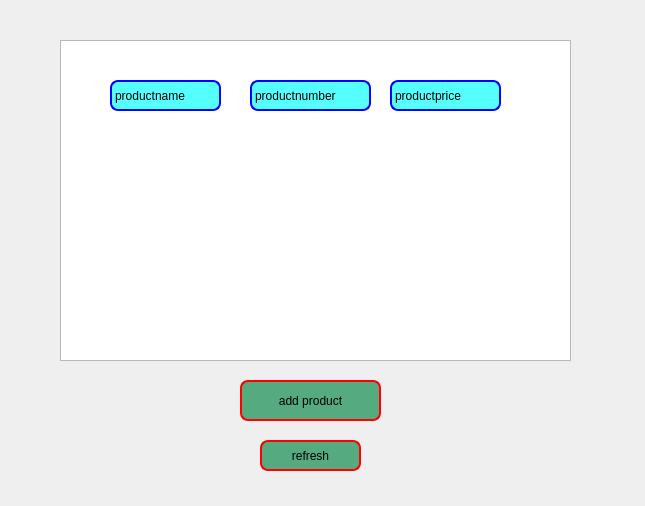
<?xml version="1.0" encoding="UTF-8"?>
<ui version="4.0">
 <class>Form</class>
 <widget class="QWidget" name="Form">
  <property name="geometry">
   <rect>
    <x>0</x>
    <y>0</y>
    <width>645</width>
    <height>506</height>
   </rect>
  </property>
  <property name="windowTitle">
   <string>Form</string>
  </property>
  <widget class="QTableWidget" name="tableWidget">
   <property name="geometry">
    <rect>
     <x>60</x>
     <y>40</y>
     <width>511</width>
     <height>321</height>
    </rect>
   </property>
  </widget>
  <widget class="QPushButton" name="pushButton">
   <property name="geometry">
    <rect>
     <x>260</x>
     <y>440</y>
     <width>101</width>
     <height>31</height>
    </rect>
   </property>
   <property name="styleSheet">
    <string notr="true">background-color: rgb(85, 170, 127);
border: 2px solid red;
border-radius: 8%;
font: 18pt &quot;MS Shell Dlg 2&quot;;</string>
   </property>
   <property name="text">
    <string>refresh</string>
   </property>
  </widget>
  <widget class="QPushButton" name="pushButton_2">
   <property name="geometry">
    <rect>
     <x>240</x>
     <y>380</y>
     <width>141</width>
     <height>41</height>
    </rect>
   </property>
   <property name="styleSheet">
    <string notr="true">background-color: rgb(85, 170, 127);
border: 2px solid red;
border-radius: 8%;
font: 18pt &quot;MS Shell Dlg 2&quot;;</string>
   </property>
   <property name="text">
    <string>add product</string>
   </property>
  </widget>
  <widget class="QLabel" name="label">
   <property name="geometry">
    <rect>
     <x>110</x>
     <y>80</y>
     <width>111</width>
     <height>31</height>
    </rect>
   </property>
   <property name="styleSheet">
    <string notr="true">background-color: rgb(255, 255, 255);
background-color: rgb(85, 255, 255);
font: 12pt &quot;Malgun Gothic&quot;;
border:2px solid blue;
border-radius: 8%</string>
   </property>
   <property name="text">
    <string>productname</string>
   </property>
  </widget>
  <widget class="QLabel" name="label_2">
   <property name="geometry">
    <rect>
     <x>250</x>
     <y>80</y>
     <width>121</width>
     <height>31</height>
    </rect>
   </property>
   <property name="styleSheet">
    <string notr="true">background-color: rgb(255, 255, 255);
background-color: rgb(85, 255, 255);
font: 12pt &quot;Malgun Gothic&quot;;
border:2px solid blue;
border-radius: 8%</string>
   </property>
   <property name="text">
    <string>productnumber</string>
   </property>
  </widget>
  <widget class="QLabel" name="label_3">
   <property name="geometry">
    <rect>
     <x>390</x>
     <y>80</y>
     <width>111</width>
     <height>31</height>
    </rect>
   </property>
   <property name="styleSheet">
    <string notr="true">background-color: rgb(255, 255, 255);
background-color: rgb(85, 255, 255);
font: 12pt &quot;Malgun Gothic&quot;;
border:2px solid blue;
border-radius: 8%</string>
   </property>
   <property name="text">
    <string>productprice</string>
   </property>
  </widget>
 </widget>
 <resources/>
 <connections/>
</ui>
